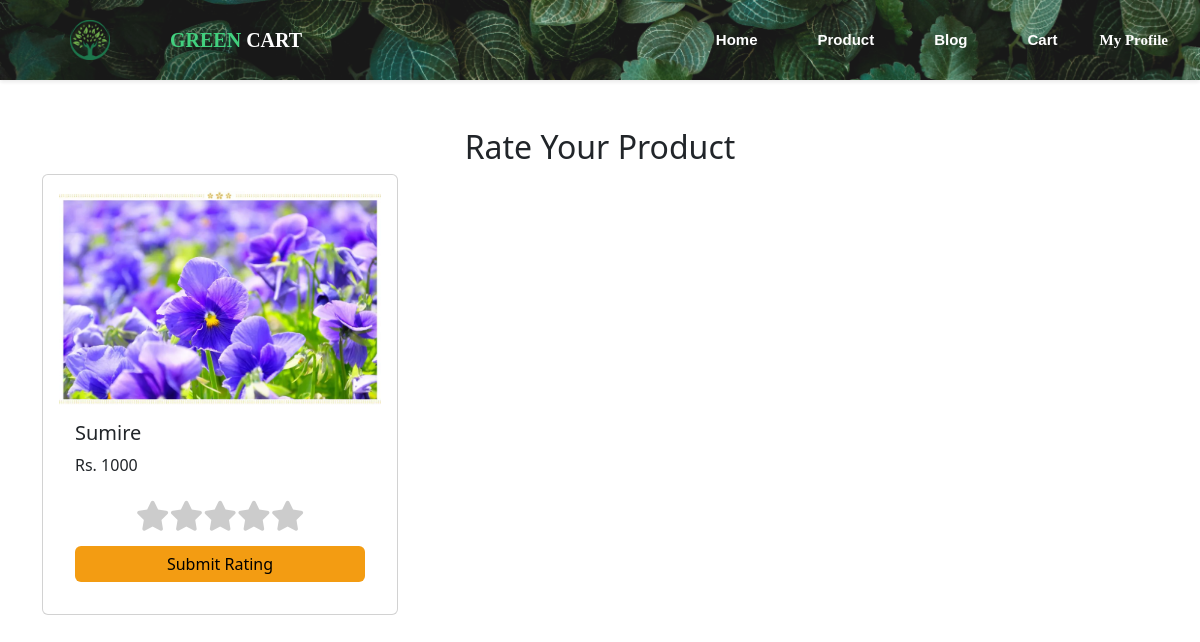
The app's page /userside/rating.php?order_id=253 (signed in) with its own data.
### tables this page shows
CREATE TABLE `order_items` (
  `id` int(11) NOT NULL,
  `order_id` int(11) NOT NULL,
  `product_id` int(11) NOT NULL,
  `quantity` int(11) NOT NULL,
  `price` int(11) NOT NULL
);

CREATE TABLE `products` (
  `id` int(11) NOT NULL,
  `name` varchar(100) NOT NULL,
  `price` int(11) NOT NULL,
  `image` varchar(255) NOT NULL,
  `stock` int(11) NOT NULL,
  `desc` varchar(100) NOT NULL,
  `created_at` datetime DEFAULT current_timestamp()
);

### userside/rating.php (the view, shortened to what this page needs)
<?php
include '../include/db.php';
$order_id = $_GET['order_id'];
?>
<!DOCTYPE html>
<html lang="en">
<head>
    <link rel="stylesheet" href="../include/nav.css">
    <link href="https://cdn.jsdelivr.net/npm/bootstrap@5.3.0/dist/css/bootstrap.min.css" rel="stylesheet">
    <link rel="stylesheet" href="https://cdnjs.cloudflare.com/ajax/libs/font-awesome/6.4.2/css/all.min.css">
</head>
<body>
    <?php include "../include/nav.php"; ?>
    <div class="container mt-5">
        <h2 class="text-center">Rate Your Product</h2>
        <div class="row">
            <?php
            $stmt = $conn->prepare("SELECT oi.product_id, p.name AS product_name, p.image AS product_image, p.price
                                    FROM order_items oi
                                    JOIN products p ON oi.product_id = p.id
                                    WHERE oi.order_id = ?");
            $stmt->bind_param("i", $order_id);
            $stmt->execute();
            $result = $stmt->get_result();
            if ($result->num_rows > 0) {
                while ($row = $result->fetch_assoc()) {
                    ?>
                    <div class="col-md-4">
                        <div class="card p-3 mb-3">
                            <img src="../img/<?php echo htmlspecialchars($row['product_image']); ?>" class="card-img-top" alt="<?php echo htmlspecialchars($row['product_name']); ?>">
                            <div class="card-body">
                                <h5 class="card-title"><?php echo htmlspecialchars($row['product_name']); ?></h5>
                                <p class="card-text">Rs. <?php echo htmlspecialchars($row['price']); ?></p>
                                <form action="submit_rating.php" method="POST">
                                    <div class="star-rating text-center">
                                        <?php for ($i = 5; $i >= 1; $i--): ?>
                                            <label for="star<?php echo $i; ?>-<?php echo $row['product_id']; ?>"><i class="fas fa-star"></i></label>
                                        <?php endfor; ?>
                                    </div>
                                    <button type="submit" class="btn btn-warning w-100 mt-2">Submit Rating</button>
                                </form>
                            </div>
                        </div>
                    </div>
                    <?php
                }
            } else {
                echo "<p class='text-center text-danger'>No products found for this order.</p>";
            }
            ?>
        </div>
    </div>
</body>
</html>

### include/nav.css (style rules this page uses)
html { overflow-y: scroll; }
* { padding: 0; margin: 0; }

### userside/rating.php (style rules this page uses)
.star-rating { display: flex; justify-content: center; flex-direction: row-reverse; }
.star-rating label { font-size: 30px; color: #ccc; cursor: pointer; transition: color 0.2s; }
.btn-warning { background-color: #f39c12; border: none; }

### records on screen
order_items: product.name (picture), product.name "Sumire", product.price "1000"
